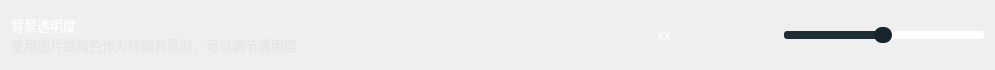
                  <widget class="QWidget" name="verticalWidget_29" native="true">
                   <property name="minimumSize">
                    <size>
                     <width>0</width>
                     <height>70</height>
                    </size>
                   </property>
                   <property name="maximumSize">
                    <size>
                     <width>16777215</width>
                     <height>70</height>
                    </size>
                   </property>
                   <property name="styleSheet">
                    <string notr="true">#verticalWidget_29{background-color: rgba(223, 223, 223,50);
border-radius: 5px;}</string>
                   </property>
                   <layout class="QHBoxLayout" name="horizontalLayout_38">
                    <item>
                     <widget class="QWidget" name="horizontalWidget_28" native="true">
                      <property name="minimumSize">
                       <size>
                        <width>0</width>
                        <height>40</height>
                       </size>
                      </property>
                      <property name="maximumSize">
                       <size>
                        <width>16777215</width>
                        <height>40</height>
                       </size>
                      </property>
                      <layout class="QVBoxLayout" name="verticalLayout_33">
                       <property name="spacing">
                        <number>0</number>
                       </property>
                       <property name="leftMargin">
                        <number>0</number>
                       </property>
                       <property name="topMargin">
                        <number>0</number>
                       </property>
                       <property name="rightMargin">
                        <number>0</number>
                       </property>
                       <property name="bottomMargin">
                        <number>0</number>
                       </property>
                       <item>
                        <widget class="QLabel" name="label_backgroundTransparency">
                         <property name="font">
                          <font>
                           <family>OPPOSans B</family>
                           <pointsize>10</pointsize>
                           <stylestrategy>PreferAntialias</stylestrategy>
                          </font>
                         </property>
                         <property name="styleSheet">
                          <string notr="true">color: rgb(255, 255, 255);</string>
                         </property>
                         <property name="text">
                          <string>背景透明度</string>
                         </property>
                        </widget>
                       </item>
                       <item>
                        <widget class="QLabel" name="label_backgroundTransparency_tip">
                         <property name="minimumSize">
                          <size>
                           <width>0</width>
                           <height>20</height>
                          </size>
                         </property>
                         <property name="maximumSize">
                          <size>
                           <width>16777215</width>
                           <height>20</height>
                          </size>
                         </property>
                         <property name="font">
                          <font>
                           <family>OPPOSans B</family>
                           <pointsize>10</pointsize>
                           <stylestrategy>PreferAntialias</stylestrategy>
                          </font>
                         </property>
                         <property name="styleSheet">
                          <string notr="true">color: rgba(223, 223, 223, 150);</string>
                         </property>
                         <property name="text">
                          <string>使用图片或纯色作为终端背景时，可以调节透明度</string>
                         </property>
                        </widget>
                       </item>
                      </layout>
                     </widget>
                    </item>
                    <item>
                     <spacer name="horizontalSpacer_67">
                      <property name="orientation">
                       <enum>Qt::Horizontal</enum>
                      </property>
                      <property name="sizeHint" stdset="0">
                       <size>
                        <width>352</width>
                        <height>20</height>
                       </size>
                      </property>
                     </spacer>
                    </item>
                    <item>
                     <widget class="QLineEdit" name="lineEdit_backgroundTransparency">
                      <property name="font">
                       <font>
                        <family>OPPOSans B</family>
                        <pointsize>10</pointsize>
                        <stylestrategy>PreferAntialias</stylestrategy>
                       </font>
                      </property>
                      <property name="styleSheet">
                       <string notr="true">QLineEdit{
color: rgb(255, 255, 255);
border-radius: 14px;
	background-color: rgba(255, 255, 255, 0);
border: 0px solid rgba(255, 255, 255, 0);
}</string>
                      </property>
                      <property name="text">
                       <string>xx</string>
                      </property>
                      <property name="readOnly">
                       <bool>true</bool>
                      </property>
                     </widget>
                    </item>
                    <item>
                     <widget class="QSlider" name="horizontalSlider_backgroundTransparency">
                      <property name="sizePolicy">
                       <sizepolicy hsizetype="Expanding" vsizetype="Fixed">
                        <horstretch>0</horstretch>
                        <verstretch>0</verstretch>
                       </sizepolicy>
                      </property>
                      <property name="minimumSize">
                       <size>
                        <width>200</width>
                        <height>22</height>
                       </size>
                      </property>
                      <property name="maximumSize">
                       <size>
                        <width>200</width>
                        <height>22</height>
                       </size>
                      </property>
                      <property name="styleSheet">
                       <string notr="true">QSlider::groove:horizontal {
border: 0px solid #bbb;
}
QSlider::sub-page:horizontal {
background: #1e2d36;
border-radius: 3px;
margin-top:7px;
margin-bottom:7px;
}
QSlider::add-page:horizontal {
background: rgb(255,255, 255);
border: 0px solid #777;
border-radius: 3px;
margin-top:7px;
margin-bottom:7px;
}
QSlider::handle:horizontal {
background: #19252d;
border: 0px solid rgba(102,102,102,102);
border-radius: 8px;
width: 18px;
height:10px;
margin-top:3px;
margin-bottom:3px;
}
QSlider::handle:horizontal:hover {
background: #19252d;
border: 0px solid rgba(102,102,102,102);
border-radius: 8px;
width: 18px;
height:10px;
}
QSlider::sub-page:horizontal:disabled {
background: #bbb;
border-color: #999;
}
QSlider::add-page:horizontal:disabled {
background: #eee;
border-color: #999;
}
QSlider::handle:horizontal:disabled {
background: #eee;
border: 1px solid #aaa;
border-radius: 4px;
}
</string>
                      </property>
                      <property name="value">
                       <number>49</number>
                      </property>
                      <property name="orientation">
                       <enum>Qt::Horizontal</enum>
                      </property>
                     </widget>
                    </item>
                   </layout>
                  </widget>
